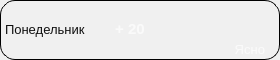
<?xml version="1.0" encoding="UTF-8"?>
<ui version="4.0">
 <class>Form</class>
 <widget class="QWidget" name="Form">
  <property name="geometry">
   <rect>
    <x>0</x>
    <y>0</y>
    <width>280</width>
    <height>60</height>
   </rect>
  </property>
  <property name="minimumSize">
   <size>
    <width>280</width>
    <height>60</height>
   </size>
  </property>
  <property name="maximumSize">
   <size>
    <width>280</width>
    <height>60</height>
   </size>
  </property>
  <property name="windowTitle">
   <string>Form</string>
  </property>
  <property name="styleSheet">
   <string notr="true"/>
  </property>
  <widget class="QLabel" name="l_title">
   <property name="enabled">
    <bool>true</bool>
   </property>
   <property name="geometry">
    <rect>
     <x>5</x>
     <y>20</y>
     <width>85</width>
     <height>18</height>
    </rect>
   </property>
   <property name="minimumSize">
    <size>
     <width>85</width>
     <height>18</height>
    </size>
   </property>
   <property name="maximumSize">
    <size>
     <width>85</width>
     <height>18</height>
    </size>
   </property>
   <property name="font">
    <font>
     <family>Arial</family>
     <pointsize>10</pointsize>
    </font>
   </property>
   <property name="text">
    <string>Понедельник</string>
   </property>
  </widget>
  <widget class="QLabel" name="l_temp">
   <property name="enabled">
    <bool>true</bool>
   </property>
   <property name="geometry">
    <rect>
     <x>100</x>
     <y>20</y>
     <width>60</width>
     <height>18</height>
    </rect>
   </property>
   <property name="minimumSize">
    <size>
     <width>60</width>
     <height>18</height>
    </size>
   </property>
   <property name="maximumSize">
    <size>
     <width>60</width>
     <height>18</height>
    </size>
   </property>
   <property name="font">
    <font>
     <family>Arial</family>
     <pointsize>11</pointsize>
     <weight>75</weight>
     <bold>true</bold>
    </font>
   </property>
   <property name="styleSheet">
    <string notr="true">color: rgba(255, 255, 255, 180);
</string>
   </property>
   <property name="text">
    <string>+ 20</string>
   </property>
   <property name="alignment">
    <set>Qt::AlignCenter</set>
   </property>
  </widget>
  <widget class="QLabel" name="l_type">
   <property name="enabled">
    <bool>true</bool>
   </property>
   <property name="geometry">
    <rect>
     <x>155</x>
     <y>40</y>
     <width>110</width>
     <height>18</height>
    </rect>
   </property>
   <property name="minimumSize">
    <size>
     <width>110</width>
     <height>18</height>
    </size>
   </property>
   <property name="maximumSize">
    <size>
     <width>110</width>
     <height>18</height>
    </size>
   </property>
   <property name="font">
    <font>
     <family>Arial</family>
     <pointsize>10</pointsize>
    </font>
   </property>
   <property name="styleSheet">
    <string notr="true">color: rgba(255, 255, 255, 180);
</string>
   </property>
   <property name="text">
    <string>Ясно</string>
   </property>
   <property name="alignment">
    <set>Qt::AlignRight|Qt::AlignTrailing|Qt::AlignVCenter</set>
   </property>
  </widget>
  <widget class="QFrame" name="frame">
   <property name="geometry">
    <rect>
     <x>0</x>
     <y>0</y>
     <width>280</width>
     <height>60</height>
    </rect>
   </property>
   <property name="styleSheet">
    <string notr="true">background-color: rgba(255, 255, 255, 15);
border: 1px solid;
border-radius: 15px;</string>
   </property>
   <property name="frameShape">
    <enum>QFrame::StyledPanel</enum>
   </property>
   <property name="frameShadow">
    <enum>QFrame::Raised</enum>
   </property>
  </widget>
  <widget class="QLabel" name="l_ico">
   <property name="geometry">
    <rect>
     <x>220</x>
     <y>10</y>
     <width>30</width>
     <height>30</height>
    </rect>
   </property>
   <property name="minimumSize">
    <size>
     <width>30</width>
     <height>30</height>
    </size>
   </property>
   <property name="maximumSize">
    <size>
     <width>30</width>
     <height>30</height>
    </size>
   </property>
   <property name="styleSheet">
    <string notr="true">color: rgba(255, 255, 255, 180);
background-color: rgba(255, 255, 255, 0);</string>
   </property>
   <property name="text">
    <string/>
   </property>
   <property name="scaledContents">
    <bool>true</bool>
   </property>
  </widget>
 </widget>
 <resources/>
 <connections/>
</ui>
